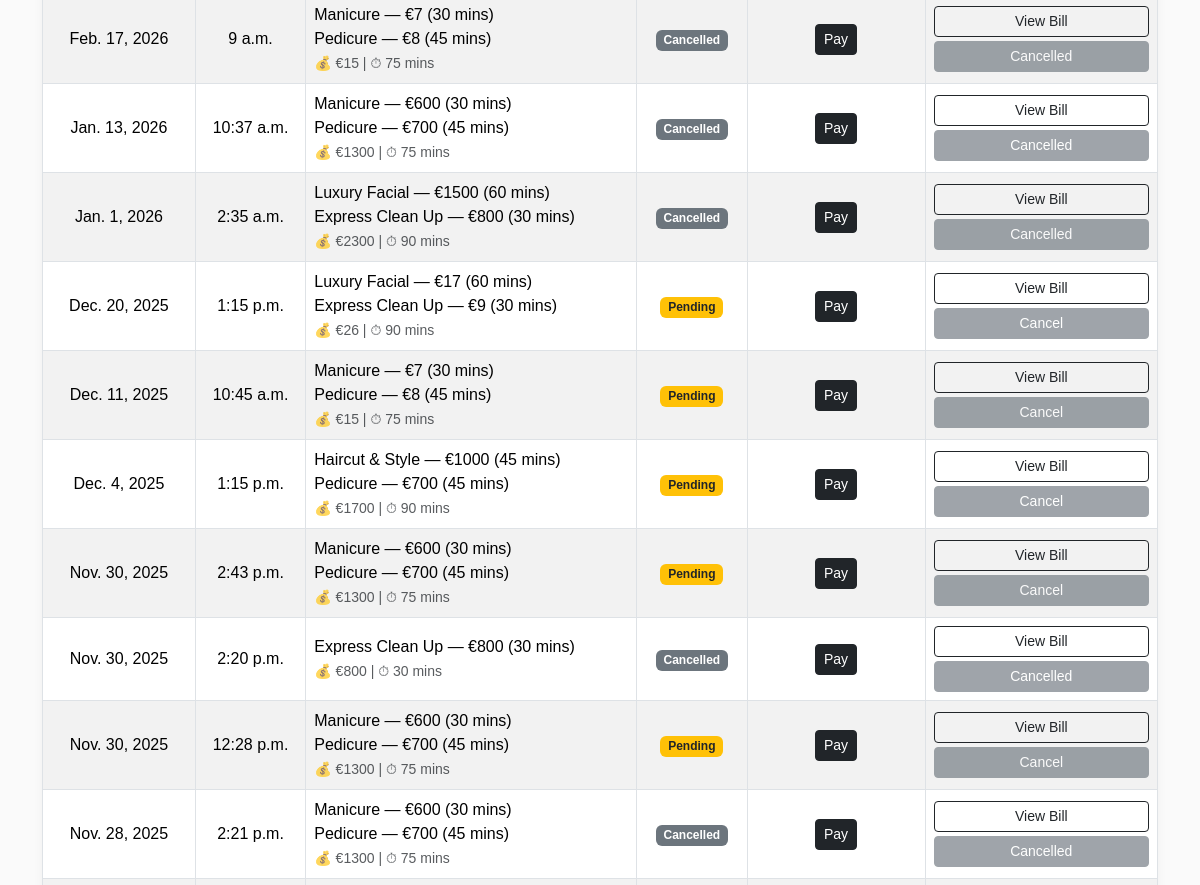
/my-appointments/ (signed in, middle part), run on an earlier commit of the app's database.
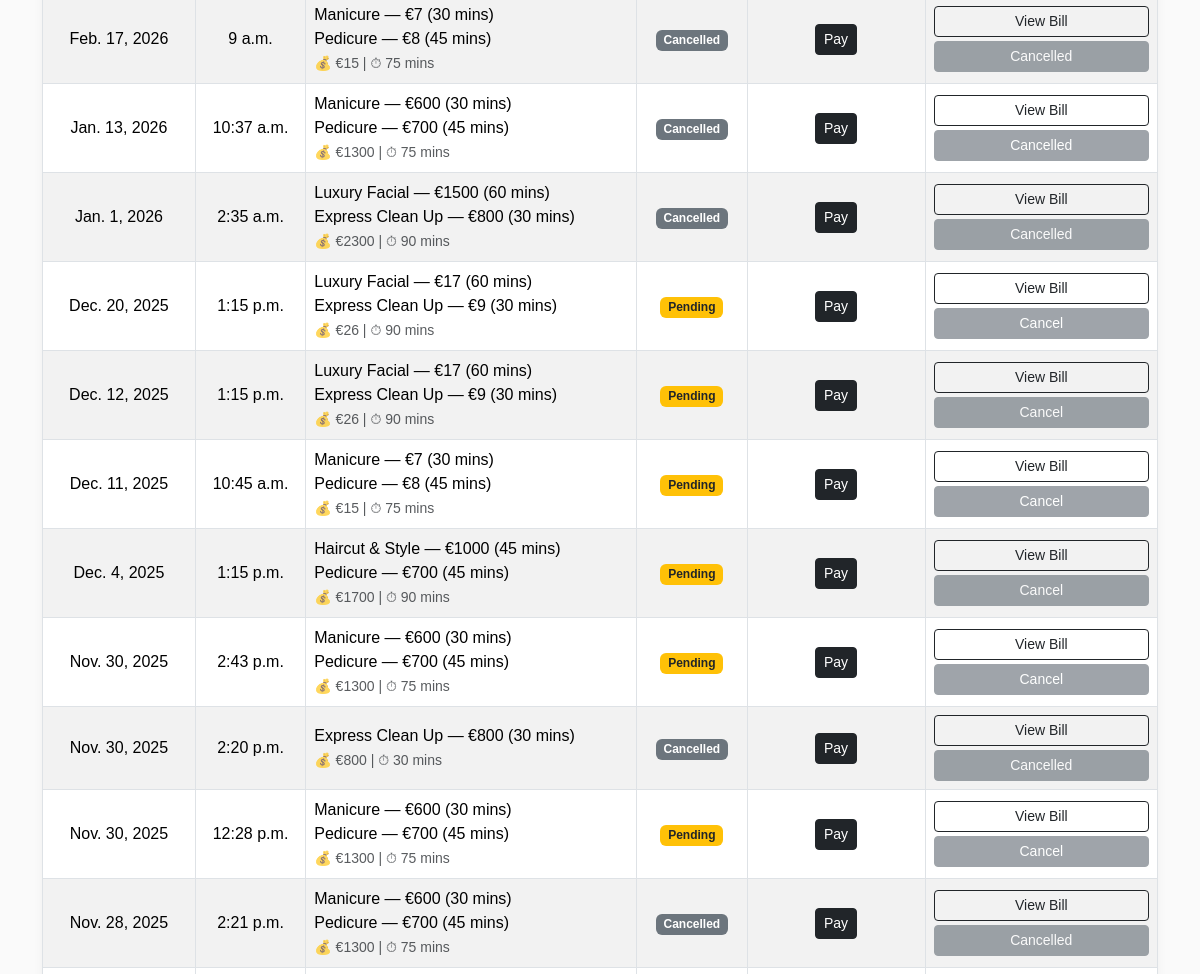
And on a later commit of the database.
### salon/models.py (models this page shows, shortened)
class Appointment(models.Model):
    user = models.ForeignKey(User, on_delete=models.SET_NULL, null=True, blank=True)
    name = models.CharField(max_length=100)
    email = models.EmailField()
    SERVICE_CHOICES = [
        ('HAIR', 'Hair Styling'),
        ('MAKEUP', 'Makeup'),
        ('SPA', 'Spa & Relaxation'),
        ('NAIL', 'Nail Care'),
        ('OTHER', 'Other'),
    ]
    service = models.CharField(max_length=20, choices=SERVICE_CHOICES)
    date = models.DateField()
    time = models.TimeField()
    notes = models.TextField(blank=True)
    STATUS_CHOICES = [
        ('PENDING', 'Pending'),
        ('CONFIRMED', 'Confirmed'),
        ('CANCELLED', 'Cancelled'),
    ]
    status = models.CharField(max_length=10, choices=STATUS_CHOICES, default='PENDING')
    cancelled_at = models.DateTimeField(null=True, blank=True)
    created_at = models.DateTimeField(auto_now_add=True)
    selected_services = models.TextField(blank=True)
    total_cost = models.IntegerField(default=0)
    total_minutes = models.IntegerField(default=0)
    coupon_code = models.CharField(max_length=20, blank=True, null=True)
    discount_given = models.IntegerField(default=0)
    cancelled_at = models.DateTimeField(null=True, blank=True)
    class Meta:
        ordering = ['-created_at']  # show newest first in admin/lists

### salon/views.py (the view)
# urls.py: path('my-appointments/', views.my_appointments, name='my_appointments'),
@require_http_methods(["GET"])
@login_required
def my_appointments(request):
    appointments = Appointment.objects.filter(user=request.user).order_by('-date', '-time')
    for appt in appointments:
        payment = Payment.objects.filter(appointment=appt).order_by('-id').first()
        appt.payment_status = payment.status if payment else "NONE"
    return render(request, 'salon/my_appointments.html', {
        'appointments': appointments,
        'today': date.today(),
        'is_loyal': is_loyal_customer(request.user),
    })

### salon/templatetags/json_extras.py (called while the page is built)
@register.filter
def json_loads(value):
    try:
        return json.loads(value)
    except Exception:
        return []

### salon/views.py (called while the page is built)
def is_loyal_customer(user):
    total_spent = Appointment.objects.filter(
        user=user,
        status="CONFIRMED"
    ).aggregate(total=models.Sum("total_cost"))["total"] or 0
    return total_spent >= 200   # your threshold

### salon/templates/salon/my_appointments.html (shortened to what this page needs)
{% extends 'salon/base.html' %}
{% load static %}
{% load humanize %}
{% load json_extras %}
{% block content %}
<div class="container mt-5">
  {% if appointments %}
  <table class="table table-bordered table-striped align-middle">
    <tbody class="text-center">
      {% for appt in appointments %}
        <tr>
          <td>{{ appt.date }}</td>
          <td>{{ appt.time }}</td>
          <td class="text-start">
            {% with appt.selected_services|safe as data %}
              {% for s in data|json_loads %}
                {{ s.name }} — €{{ s.cost }} ({{ s.time }} mins) <br>
              {% endfor %}
            {% endwith %}
            <small class="text-muted">
              💰 €{{ appt.total_cost }} | ⏱ {{ appt.total_minutes }} mins
            </small>
          </td>
          <td>
            {% if appt.status == "CONFIRMED" %}
              <span class="badge bg-success">Confirmed</span>
            {% elif appt.status == "CANCELLED" %}
              <span class="badge bg-secondary">Cancelled</span>
            {% else %}
              <span class="badge bg-warning text-dark">Pending</span>
            {% endif %}
          </td>
          <td>
            {% if appt.payment_set.all %}
              {% with payment=appt.payment_set.last %}
                {% if payment.status == "SUCCESS" %}
                  <span class="badge bg-success">Payment Successful</span>
                {% else %}
                  <span class="badge bg-warning text-dark">Payment Pending</span>
                {% endif %}
              {% endwith %}
            {% else %}
              <a href="{% url 'choose_payment' appt.pk %}" class="btn btn-sm btn-dark">Pay</a>
            {% endif %}
          </td>
          <td>
              <a href="{% url 'view_bill' appt.pk %}" class="btn btn-sm btn-outline-dark mb-1 w-100">
                View Bill
              </a>
              {% with payment=appt.payment_set.last %}
                  {% if payment and payment.status == "SUCCESS" %}
                      <button class="btn btn-sm btn-secondary w-100" disabled>
                          Cancel (Paid)
                      </button>
                  {% elif appt.status == "CANCELLED" %}
                      <button class="btn btn-sm btn-secondary w-100" disabled>Cancelled</button>
                  {% elif appt.date < today %}
                      <button class="btn btn-sm btn-secondary w-100" disabled>Cancel</button>
                  {% endif %}
              {% endwith %}
          </td>
        </tr>
      {% endfor %}
    </tbody>
  </table>
  {% else %}
    <div class="alert alert-info text-center">
      You haven’t booked any appointments yet.
      <a href="{% url 'book_appointment' %}" class="btn btn-sm btn-dark mt-2">Book Now</a>
    </div>
  {% endif %}
</div>
{% endblock %}

### salon/templates/salon/base.html (shortened to what this page needs)
{% load static %}
<!DOCTYPE html>
<html lang="en">
<head>
  <link href="https://cdn.jsdelivr.net/npm/bootstrap@5.3.3/dist/css/bootstrap.min.css"
        rel="stylesheet" />
  <link rel="stylesheet"
        href="https://cdnjs.cloudflare.com/ajax/libs/font-awesome/6.5.0/css/all.min.css"
 />
</head>
<body>
  <main>
    {% block content %}{% endblock %}
  </main>
</body>
</html>

### salon/templates/salon/base.html (style rules this page uses)
body { background: #fafafa; font-family: 'Poppins', sans-serif; }
main { margin-top: 90px; }

### salon/templates/salon/my_appointments.html (style rules this page uses)
table { background: white; border-radius: 12px; overflow: hidden; box-shadow: 0 4px 10px rgba(0,0,0,0.05); }

What changed in the data, as far as the page shows it:
added Appointment: date "Dec. 12, 2025", time "1:15 p.m.", name "Express Clean Up", cost "9", time "30", total_cost "26", total_minutes "90", status "Pending", shows "Pay", Appointment (name "Luxury Facial", cost "17", time "60")
